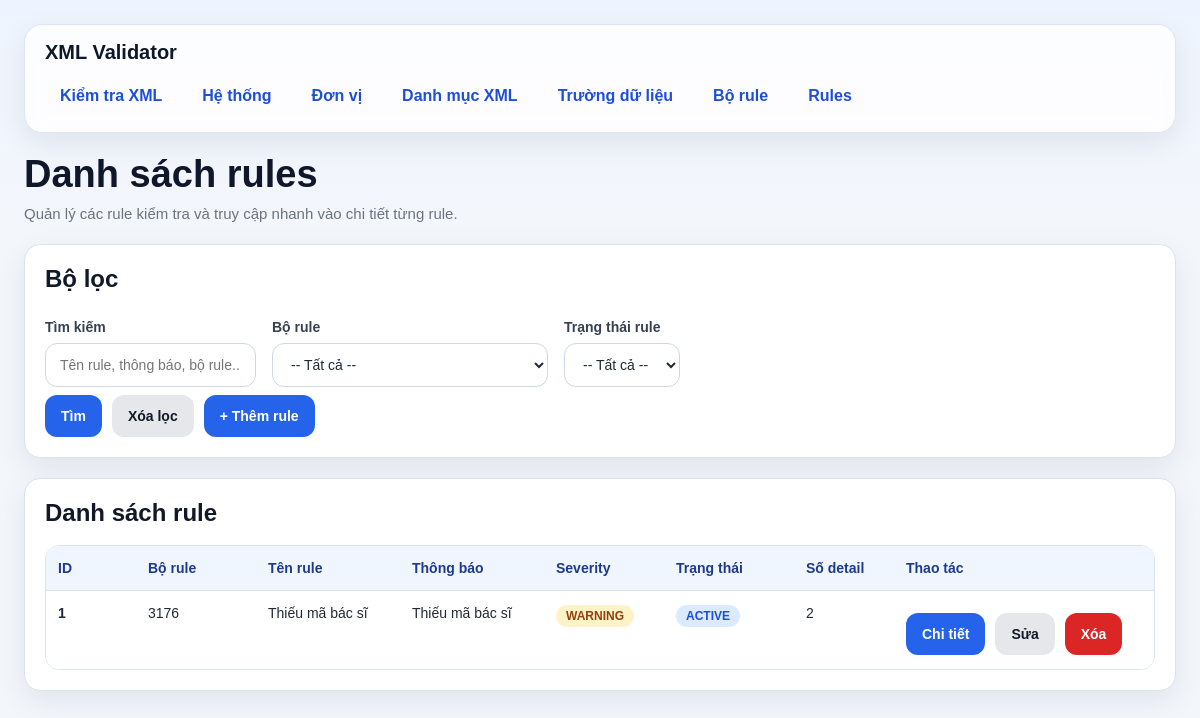
Before: /rules/ with the older database file.
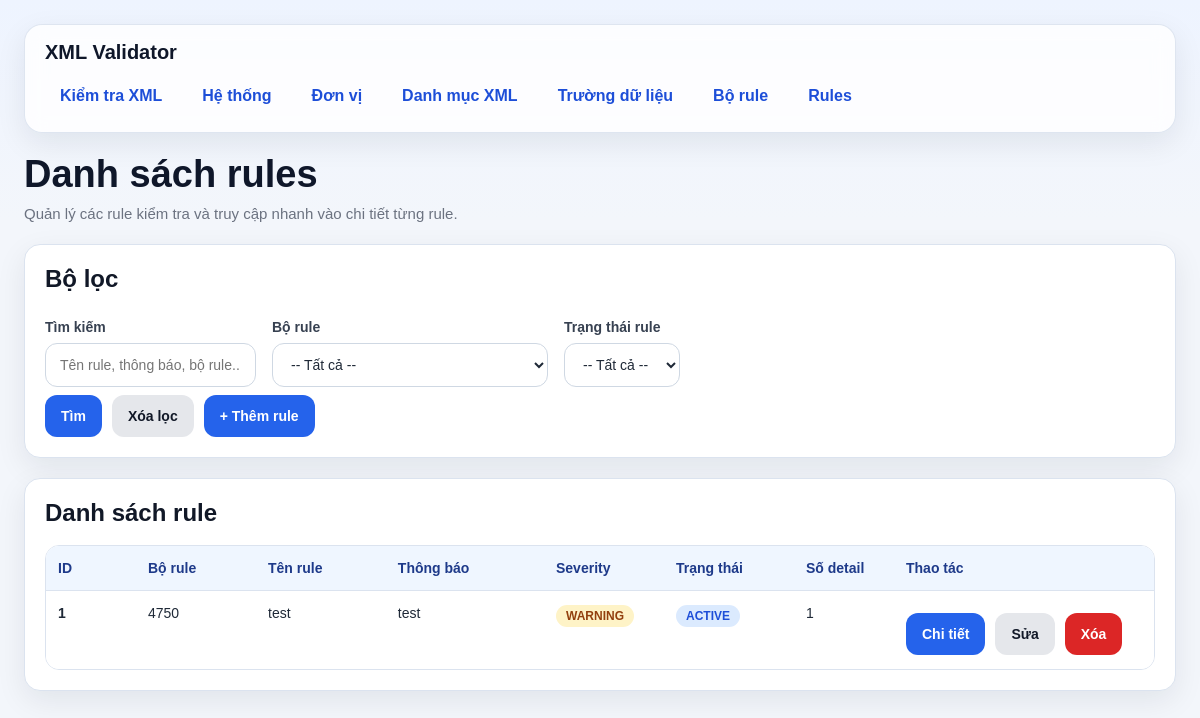
After: the same page with the newer database file.
### models/rule_model.py (models this page shows, shortened)
class Rule(db.Model):
    __tablename__ = "rule"
    id = db.Column(db.Integer, primary_key=True)
    bo_rule_id = db.Column(db.Integer, db.ForeignKey("bo_rule.id"), nullable=False)
    ten_rule = db.Column(db.String(255), nullable=False)
    thong_bao = db.Column(db.String(500), nullable=False)
    severity = db.Column(db.String(50), nullable=False, default="WARNING")
    is_active = db.Column(db.Boolean, nullable=False, default=True)
    bo_rule = db.relationship("BoRule", backref="rules")

class BoRule(db.Model):
    __tablename__ = "bo_rule"
    id = db.Column(db.Integer, primary_key=True)
    ma_bo_rule = db.Column(db.String(100), nullable=False, unique=True)
    ten_bo_rule = db.Column(db.String(255), nullable=False)
    mo_ta = db.Column(db.String(500), nullable=True)
    is_active = db.Column(db.Boolean, nullable=False, default=True)

### routes/rule_routes.py (the view, shortened to what this page needs)
@rule_bp.route("/", methods=["GET"])
def list_rules():
    keyword = (request.args.get("keyword") or "").strip()
    status = (request.args.get("status") or "").strip()
    bo_rule_id = (request.args.get("bo_rule_id") or "").strip()
    query = Rule.query.join(BoRule)
    if status == "active":
        query = query.filter(Rule.is_active.is_(True))
    elif status == "inactive":
        query = query.filter(Rule.is_active.is_(False))
    if bo_rule_id:
        query = query.filter(Rule.bo_rule_id == int(bo_rule_id))
    rules = query.order_by(Rule.id.asc()).all()
    bo_rules = BoRule.query.order_by(BoRule.id.asc()).all()
    return render_template(
        "rules.html",
        rules=rules,
        keyword=keyword,
        status=status,
        bo_rule_id=bo_rule_id,
        bo_rules=bo_rules
    )

### templates/rules.html (shortened to what this page needs)
{% extends "base.html" %}
{% block content %}
<div class="page-header">
    <h1 class="page-title">Danh sách rules</h1>
    <div class="page-subtitle">Quản lý các rule kiểm tra và truy cập nhanh vào chi tiết từng rule.</div>
</div>
<div class="card">
    <h2 class="card-title">Bộ lọc</h2>
    <form method="GET">
        <div class="grid">
            <div class="col-4">
                <label>Tìm kiếm</label>
                <input type="text" name="keyword" value="{{ keyword }}" placeholder="Tên rule, thông báo, bộ rule...">
            </div>
            <div class="col-4">
                <label>Bộ rule</label>
                <select name="bo_rule_id">
                    <option value="">-- Tất cả --</option>
                </select>
            </div>
            <div class="col-4">
                <label>Trạng thái rule</label>
                <select name="status">
                    <option value="">-- Tất cả --</option>
                </select>
            </div>
        </div>
        <div class="actions">
            <button class="btn btn-primary" type="submit">Tìm</button>
            <a href="/rules" class="btn btn-secondary">Xóa lọc</a>
            <a href="/rules/create" class="btn btn-primary">+ Thêm rule</a>
        </div>
    </form>
</div>
<div class="card">
    <h2 class="card-title">Danh sách rule</h2>
    {% if rules %}
        <div class="table-wrap">
            <table>
                <thead>
                    <tr>
                        <th style="width: 90px;">ID</th>
                        <th style="width: 120px;">Bộ rule</th>
                        <th>Tên rule</th>
                        <th>Thông báo</th>
                        <th style="width: 120px;">Severity</th>
                        <th style="width: 130px;">Trạng thái</th>
                        <th style="width: 100px;">Số detail</th>
                        <th style="width: 260px;">Thao tác</th>
                    </tr>
                </thead>
                <tbody>
                    {% for r in rules %}
                    <tr>
                        <td><strong>{{ r.id }}</strong></td>
                        <td>{{ r.bo_rule.ma_bo_rule }}</td>
                        <td>{{ r.ten_rule }}</td>
                        <td>{{ r.thong_bao }}</td>
                        <td>
                            {% if r.severity == 'ERROR' %}
                                <span class="badge badge-error">{{ r.severity }}</span>
                            {% else %}
                                <span class="badge badge-warning">{{ r.severity }}</span>
                            {% endif %}
                        </td>
                        <td>
                            {% if r.is_active %}
                                <span class="badge badge-info">ACTIVE</span>
                            {% else %}
                                <span class="badge badge-error">INACTIVE</span>
                            {% endif %}
                        </td>
                        <td>{{ r.details|length }}</td>
                        <td>
                            <div class="actions">
                                <a class="btn btn-primary" href="/rules/{{ r.id }}/details">Chi tiết</a>
                                <a class="btn btn-secondary" href="/rules/{{ r.id }}/edit">Sửa</a>
                                <form class="inline" method="POST" action="/rules/{{ r.id }}/delete" onsubmit="return confirm('Xóa rule này?');">
                                    <button class="btn btn-danger" type="submit">Xóa</button>
                                </form>
                            </div>
                        </td>
                    </tr>
                    {% endfor %}
                </tbody>
            </table>
        </div>
    {% else %}
        <div class="empty-state">Chưa có dữ liệu rule.</div>
    {% endif %}
</div>
{% endblock %}

Changed rows visible on the page:
changed Rule "WARNING": bo_rule.ma_bo_rule "3176" → "4750"; ten_rule "Thiếu mã bác sĩ" → "test"; thong_bao "Thiếu mã bác sĩ" → "test"; details|length "2" → "1"
